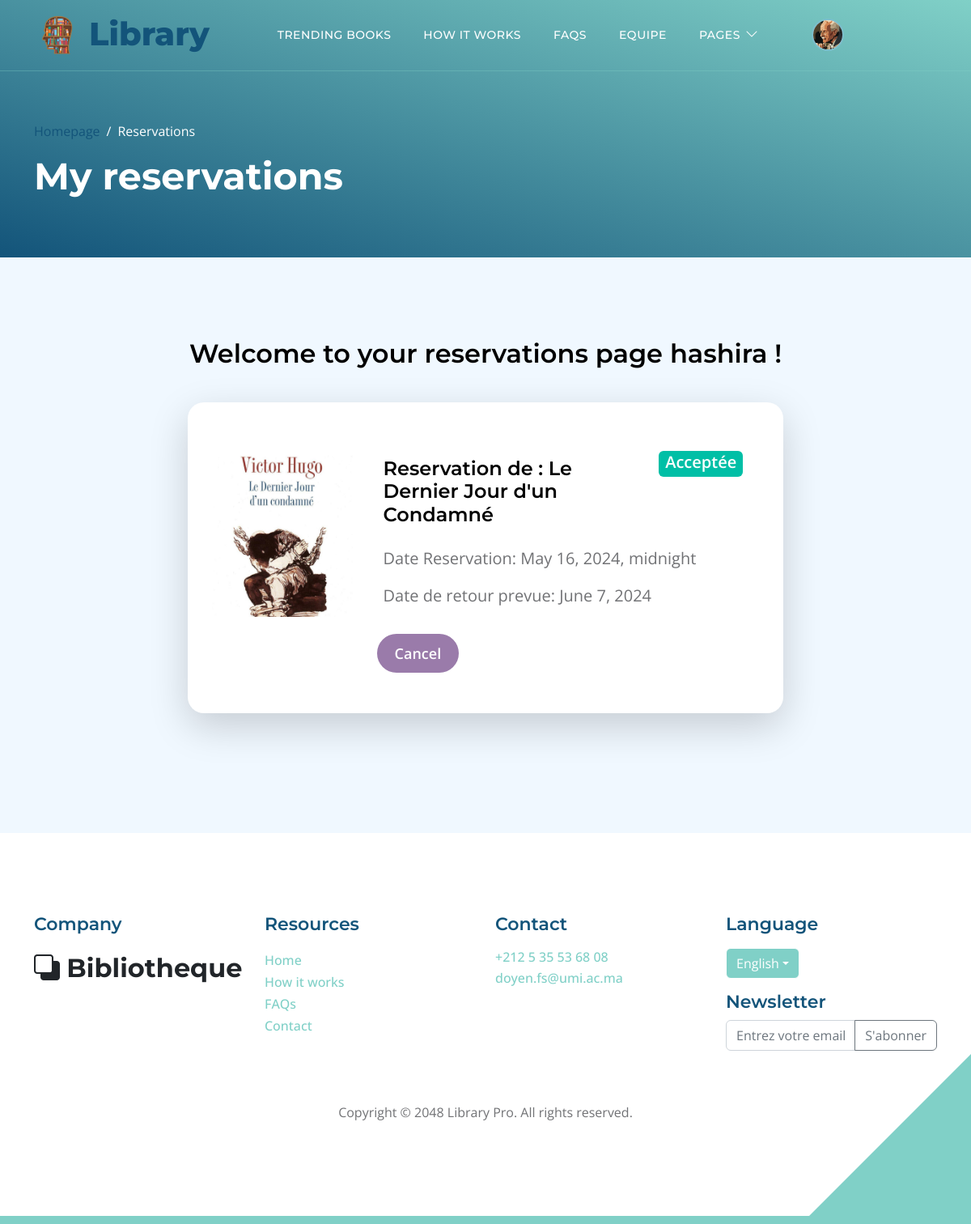
The app's page /myreservations/ (signed in), older data.
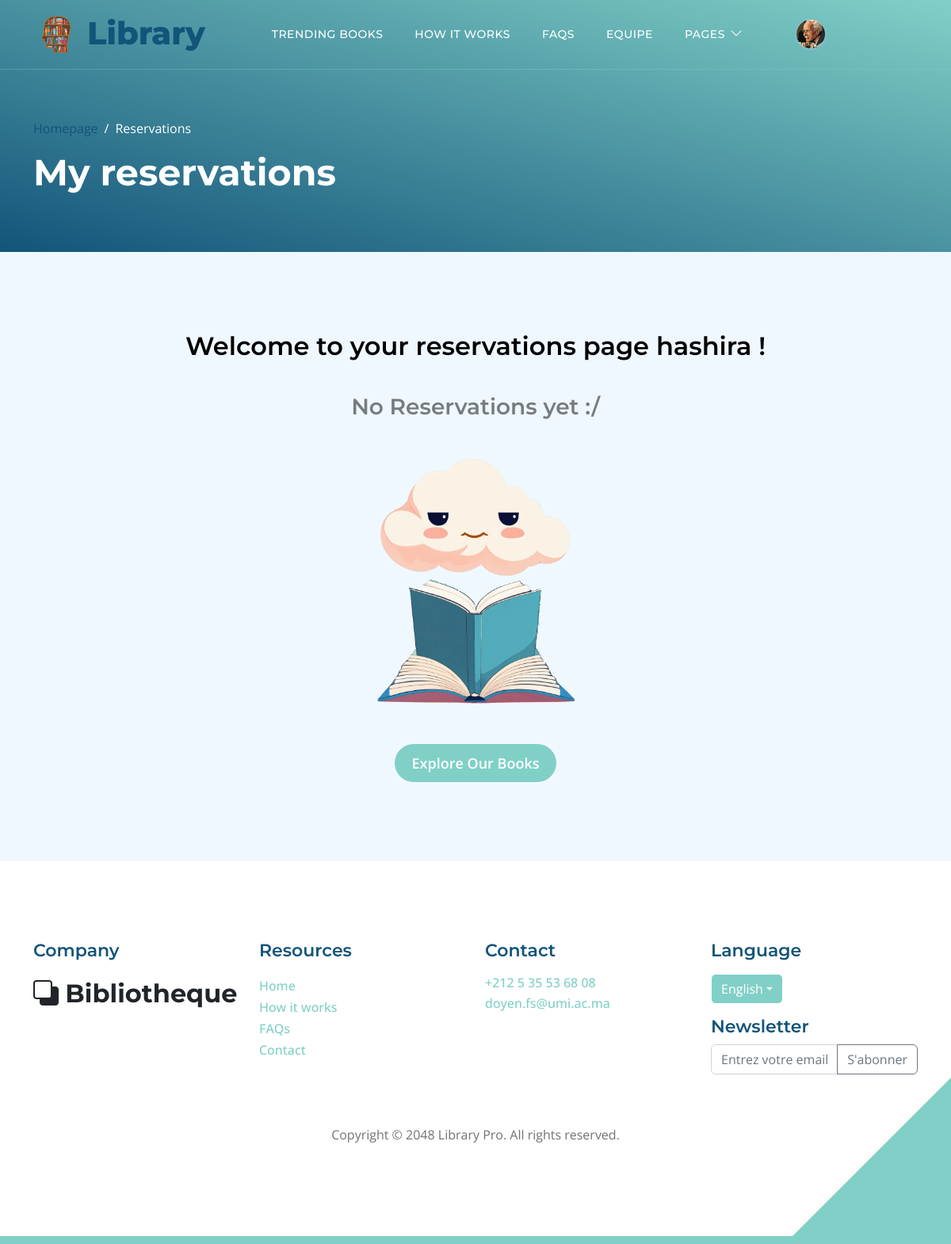
The same page, newer data.
### ouvrages/models.py (models this page shows, shortened)
class Reservation(models.Model):
    id = models.UUIDField(default=uuid.uuid4, unique=True, primary_key=True, editable=False)
    date_demande =  models.DateTimeField(auto_now_add=True)
    date_reservation = models.DateTimeField()
    owner = models.ForeignKey(Profile, on_delete=models.CASCADE, null=True, blank=True)
    ouvrage = models.ForeignKey('Ouvrage', on_delete=models.CASCADE, null=True)  # Lier à Ouvrage
    selected_copy = models.ForeignKey('Exemplaire', on_delete=models.CASCADE, null=True, blank=True)
    STATUT_CHOICES = (
        ('en_attente', 'En attente'),
        ('acceptee', 'Acceptée'),
        ('refusee', 'Refusée'),
    )
    statut = models.CharField(max_length=20, choices=STATUT_CHOICES, default='en_attente')
    date_retour_prevue = models.DateField(null=True, blank=True)

class Ouvrage(models.Model):
    id = models.UUIDField(default=uuid.uuid4, unique=True, primary_key=True, editable=False)
    titre = models.CharField(max_length=200)
    auteurs = models.ManyToManyField('Auteur', blank=True)
    featured_image = models.ImageField(null=True, blank=True, default="default.jpg")
    description = models.TextField(blank=True)
    categories = models.ManyToManyField('Categorie', blank=True)
    recommended = models.BooleanField(default=False, blank=True)
    exemplaires_total = models.IntegerField(default=0, null=True, blank=True)
    vote_total = models.IntegerField(default=0, null=True, blank=True)
    vote_ratio = models.IntegerField(default=0, null=True, blank=True)
    date_achat = models.DateTimeField(auto_now_add=True)
    def __str__(self):
        return self.titre

### ouvrages/views.py (the view)
# urls.py: path('myreservations/', views.user_reservations, name="user-reservations"),
def user_reservations(request):
    reservations = Reservation.objects.filter(owner=request.user.profile)
    return render(request, 'ouvrages/myreservations.html', {'reservations': reservations})

### ouvrages/templates/ouvrages/myreservations.html (shortened to what this page needs)
{% extends "main.html" %}
{%load static%}
{% block content %}
<header class="site-header d-flex flex-column justify-content-center align-items-center">
    <div class="container">
        <div class="row align-items-center">
            <div class="col-lg-5 col-12">
                <nav aria-label="breadcrumb">
                    <ol class="breadcrumb">
                        <li class="breadcrumb-item"><a href="{% url 'ouvrages:index' %}">Homepage</a></li>
                        <li class="breadcrumb-item active" aria-current="page">Reservations</li>
                    </ol>
                </nav>
                <h2 class="text-white">My reservations</h2>
            </div>
        </div>
    </div>
</header>
<section class="section-padding section-bg">
    <div class="container">
        <div class="row">
            <div class="col-lg-12 col-12 m-auto">
                <h3 class="mb-4 text-center">Welcome to your reservations page {{ user.username }} !</h3>
            </div>
            <div class="col-lg-8 col-12 mt-3 mx-auto">
                {% for reservation in reservations %}
                <div class="custom-block custom-block-topics-listing bg-white shadow-lg mb-5">
                    <div class="d-flex">
                        <img src="{{ reservation.ouvrage.featured_image.url }}" class="custom-block-image img-fluid" alt="">
                        <div class="custom-block-topics-listing-info d-flex">
                            <div>
                                <div class="d-flex flex-row justify-content-lg-between">
                                    <h5 class="mb-2 p-2">Reservation de : {{ reservation.ouvrage }}</h5>
                                    {% if reservation.statut == 'acceptee' %}
                                    <span class="badge bg-education" style="width: auto; height: 2rem;"><p class="w-100 text-white fw-semibold">{{reservation.get_statut_display}}</p></span>
                                    {% endif %}
                                </div>
                                <p class="mb-0 p-2">Date Reservation: {{ reservation.date_reservation }}</p>
                                <p class="mb-0 p-2">Date de retour prevue: {{ reservation.date_retour_prevue }}</p>
                                <a href="{% url 'ouvrages:cancel-reservation' reservation.id%}" class="btn mybtn mt-3 mt-lg-4" >Cancel</a>
                            </div>
                        </div>
                    </div>
                </div>
                {% empty %}
                    <div class="d-flex flex-column justify-content-center align-items-center mb-0 mb-lg-0">
                        <h4 class="text-black-50">No Reservations yet :/ </h4>
                        <img src="{% static 'images/sad.png' %}" alt="Tristesse" class="img-fluid" style="width: 17rem" >
                        <a href="{% url 'ouvrages:browse'%}" class="btn custom-btn mt-3 mt-lg-4">Explore Our Books</a>
                    </div>
                {% endfor %}
            </div>
        </div>
    </div>
</section>
{% endblock content%}

Row changes from the older to the newer data that the page shows:
removed Reservation: ouvrage.featured_image (picture), ouvrage "Le Dernier Jour d'un Condamné", statut "Acceptée", date_reservation "May 16, 2024, midnight", date_retour_prevue "June 7, 2024"
Text that changed along with them:
text now shown: "No Reservations yet :/ Explore Our Books"
